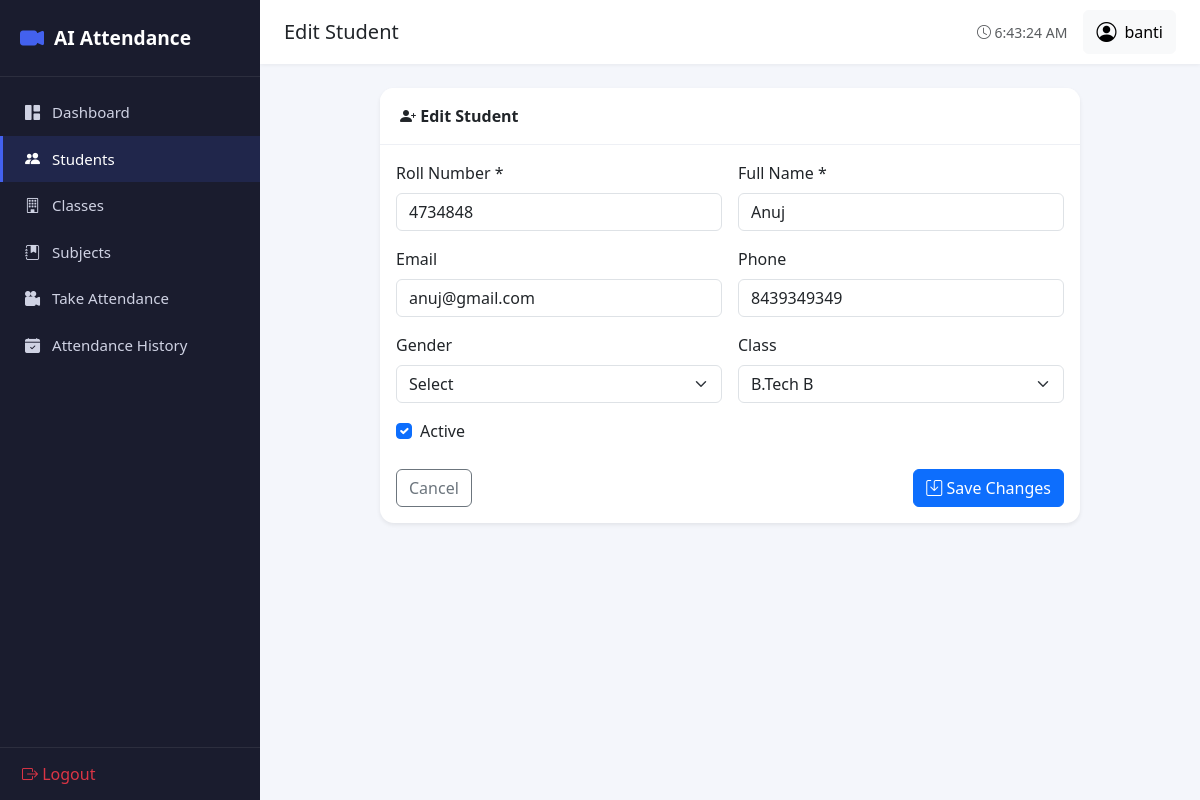
The app's page /students/2/edit (signed in) with its own data.
### models/student.py (models this page shows, shortened)
class Student(db.Model, TimestampMixin, SerializerMixin):
    __tablename__ = "students"
    id = db.Column(db.Integer, primary_key=True, autoincrement=True)
    roll_number = db.Column(db.String(30), unique=True, nullable=False, index=True)
    name = db.Column(db.String(120), nullable=False)
    email = db.Column(db.String(120), unique=True, nullable=True)
    phone = db.Column(db.String(20), nullable=True)
    gender = db.Column(db.String(10), nullable=True)
    class_id = db.Column(db.Integer, db.ForeignKey("class_rooms.id"), nullable=True)
    dataset_path = db.Column(db.String(255), nullable=True)   # folder with captured images
    photo_path = db.Column(db.String(255), nullable=True)     # profile picture for UI
    face_registered = db.Column(db.Boolean, default=False, nullable=False)
    is_active = db.Column(db.Boolean, default=True, nullable=False)
    class_room = db.relationship("ClassRoom", back_populates="students")
    face_encodings = db.relationship(
        "FaceEncoding", back_populates="student", cascade="all, delete-orphan", lazy="dynamic"
    )
    attendance_records = db.relationship(
        "Attendance", back_populates="student", cascade="all, delete-orphan", lazy="dynamic"
    )

### routes/student_routes.py (the view, shortened to what this page needs)
@student_bp.route("/<int:student_id>/edit", methods=["GET", "POST"])
@login_required
def edit(student_id: int):
    student = student_controller.student_service.get_by_id(student_id)
    if student is None:
        flash("Student not found.", "danger")
        return redirect(url_for("student.list_students"))
    classes = class_controller.list_all(accessible_class_ids=get_session_class_filter())
    return render_template("admin/student_form.html", classes=classes, student=student)

### controllers/class_controller.py (called while the page is built)
    def list_all(self, accessible_class_ids=None):
        classes = self.class_service.get_all()
        if accessible_class_ids is not None:
            classes = [c for c in classes if c.id in accessible_class_ids]
        return classes

### services/class_service.py (called while the page is built)
    def get_all(self, active_only: bool = False):
        stmt = ClassRoom.query
        if active_only:
            stmt = stmt.filter_by(is_active=True)
        return stmt.order_by(ClassRoom.name.asc()).all()

### services/student_service.py (called while the page is built)
    def get_by_id(self, student_id: int) -> Optional[Student]:
        return Student.query.get(student_id)

### templates/admin/student_form.html (shortened to what this page needs)
{% extends "base.html" %}
{% block title %}{{ 'Edit Student' if student else 'Register Student' }}{% endblock %}
{% block content %}
<div class="card shadow-sm mx-auto" style="max-width: 700px;">
    <div class="card-header">
        <i class="bi bi-person-plus-fill"></i> {{ 'Edit Student' if student else 'Register New Student' }}
    </div>
    <div class="card-body">
        <form method="POST">
            <div class="row g-3">
                <div class="col-md-6">
                    <label class="form-label">Roll Number *</label>
                    <input type="text" name="roll_number" class="form-control" value="{{ student.roll_number if student else '' }}" {{ 'readonly' if student else '' }} required>
                </div>
                <div class="col-md-6">
                    <label class="form-label">Full Name *</label>
                    <input type="text" name="name" class="form-control" value="{{ student.name if student else '' }}" required>
                </div>
                <div class="col-md-6">
                    <label class="form-label">Email</label>
                    <input type="email" name="email" class="form-control" value="{{ student.email if student else '' }}">
                </div>
                <div class="col-md-6">
                    <label class="form-label">Phone</label>
                    <input type="text" name="phone" class="form-control" value="{{ student.phone if student else '' }}">
                </div>
                <div class="col-md-6">
                    <label class="form-label">Gender</label>
                    <select name="gender" class="form-select">
                        <option value="">Select</option>
                    </select>
                </div>
                <div class="col-md-6">
                    <label class="form-label">Class</label>
                    <select name="class_id" class="form-select">
                        {% for c in classes %}
                        <option value="{{ c.id }}" {{ 'selected' if student and student.class_id == c.id }}>{{ c.name }} {{ c.section or '' }}</option>
                        {% endfor %}
                    </select>
                </div>
                {% if student %}
                <div class="col-12">
                    <div class="form-check">
                        <input type="checkbox" name="is_active" class="form-check-input" id="isActive" {{ 'checked' if student.is_active }}>
                        <label class="form-check-label" for="isActive">Active</label>
                    </div>
                </div>
                {% endif %}
            </div>
            <div class="d-flex justify-content-between mt-4">
                <a href="{{ url_for('student.list_students') }}" class="btn btn-outline-secondary">Cancel</a>
                <button type="submit" class="btn btn-primary">
                    <i class="bi bi-save"></i> {{ 'Save Changes' if student else 'Register & Continue to Face Capture' }}
                </button>
            </div>
        </form>
    </div>
</div>
{% endblock %}

### static/css/style.css (style rules this page uses)
:root { --primary: #4361ee; --primary-dark: #3a56d4; --sidebar-width: 260px; --navbar-height: 64px; --bg-light: #f4f6fb; }
* { box-sizing: border-box; }
body { background-color: var(--bg-light); font-family: "Segoe UI", Roboto, -apple-system, sans-serif; margin: 0; }
.card { border: none; border-radius: 14px; }
.card-header { background: #fff; border-bottom: 1px solid #eef0f5; font-weight: 600; border-radius: 14px 14px 0 0 !important; padding: 16px 20px; }

### records on screen
Student: roll_number "4734848", name "Anuj", email "anuj@gmail.com", phone "8439349349"

### other values on screen
{{ 'Edit Student' if student else 'Register Student' }} "Edit Student"
{{ session.get('full_name', 'Admin') }} "banti"
{{ 'Edit Student' if student else 'Register New Student' }} "Edit Student"
{{ 'Save Changes' if student else 'Register & Continue to Face Capture' }} "Save Changes"
form field class_id "B.Tech B"
